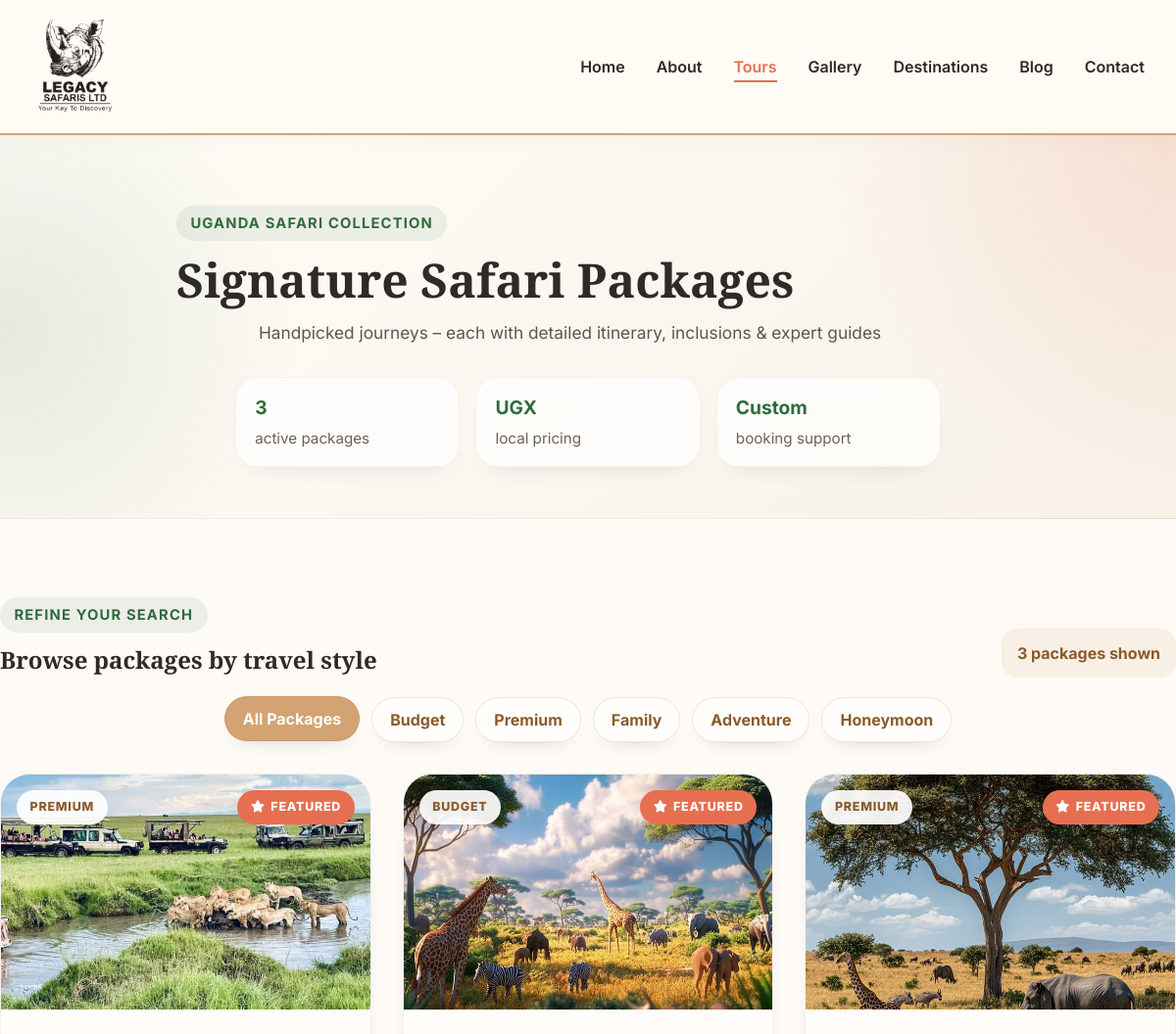
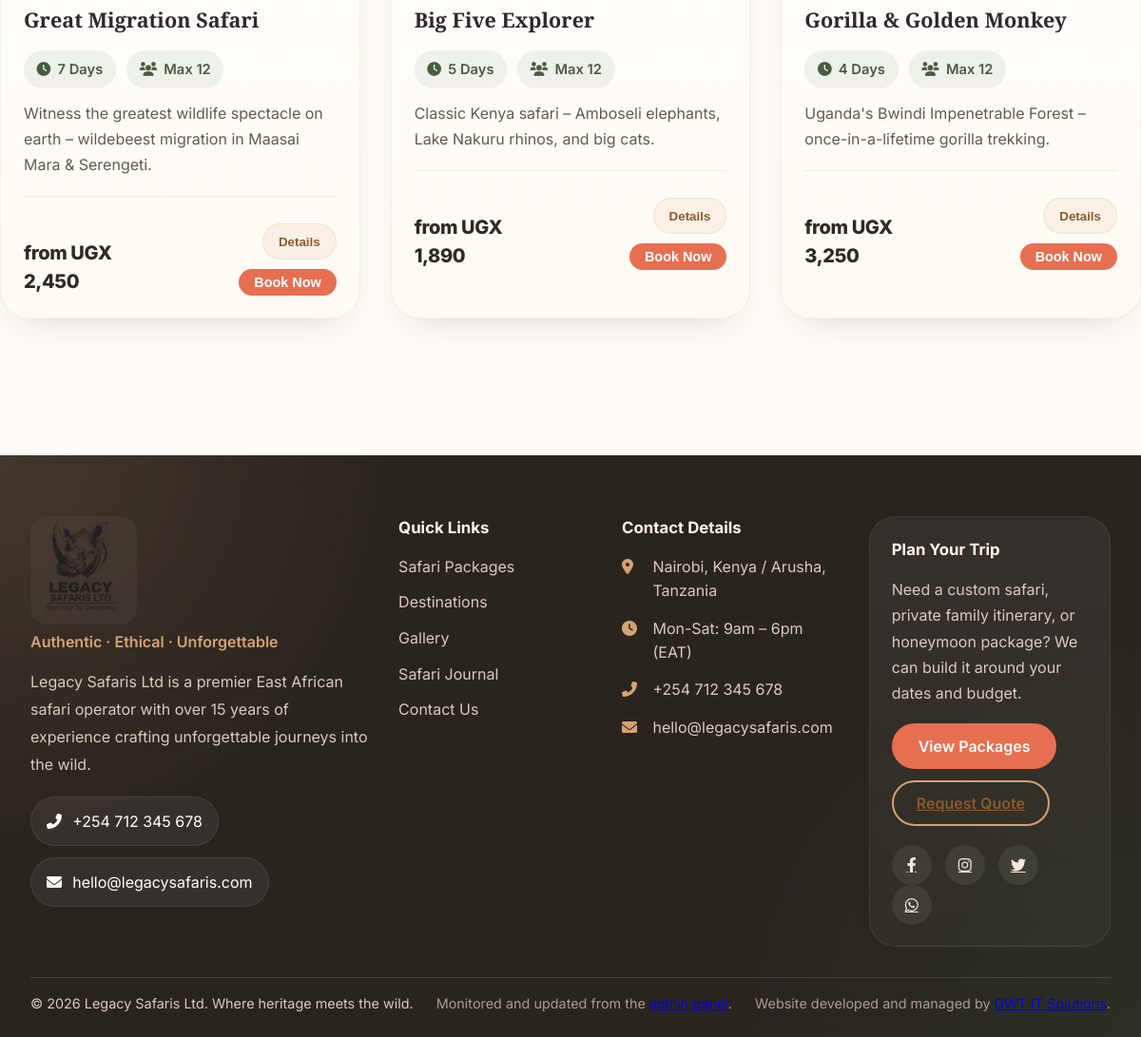
The app's page /tours.php with its own data (2 pictures, top to bottom).
### tables this page shows
CREATE TABLE IF NOT EXISTS tours (
  id            INT UNSIGNED AUTO_INCREMENT PRIMARY KEY,
  slug          VARCHAR(160) NOT NULL UNIQUE,
  name          VARCHAR(200) NOT NULL,
  short_desc    TEXT,
  full_desc     LONGTEXT,
  price         DECIMAL(10,2) DEFAULT 0,
  currency      VARCHAR(5) DEFAULT 'USD',
  duration_days TINYINT UNSIGNED DEFAULT 1,
  category      ENUM('budget','premium','family','adventure','honeymoon') DEFAULT 'budget',
  image         VARCHAR(300),
  accommodation TEXT,
  max_group     TINYINT UNSIGNED DEFAULT 12,
  is_featured   TINYINT(1) DEFAULT 0,
  is_active     TINYINT(1) DEFAULT 1,
  sort_order    SMALLINT DEFAULT 0,
  created_at    TIMESTAMP DEFAULT CURRENT_TIMESTAMP,
  updated_at    TIMESTAMP DEFAULT CURRENT_TIMESTAMP ON UPDATE CURRENT_TIMESTAMP
);

### includes/functions.php (called while the page is built, shortened)
<?php
require_once dirname(__DIR__) . '/config/config.php';
function e(string $str): string {
    return htmlspecialchars($str, ENT_QUOTES | ENT_SUBSTITUTE, 'UTF-8');
}
function sanitizeInput(string $str): string {
    return trim(strip_tags($str));
}
function formatPrice(float $amount, string $currency = 'USD'): string {
    if ($currency === 'UGX') {
        return 'UGX ' . number_format($amount, 0);
    }
    return number_format($amount, 0) . ' ' . $currency;
}

### config/config.php (called while the page is built, shortened)
<?php
function getSettings(): array {
    static $settings = null;
    if ($settings === null) {
        try {
            $pdo  = getPDO();
            $rows = $pdo->query("SELECT setting_key, setting_value FROM site_settings")->fetchAll();
            $settings = array_column($rows, 'setting_value', 'setting_key');
        } catch (\Exception $e) {
            $settings = [];
        }
    }
    return $settings;
}
function setting(string $key, string $default = ''): string {
    $s = getSettings();
    return $s[$key] ?? $default;
}

### tours.php (the view, shortened to what this page needs)
<?php
require_once __DIR__ . '/includes/functions.php';
$pdo = getPDO();
$categoryFilter = sanitizeInput($_GET['category'] ?? 'all');
$sql    = "SELECT * FROM tours WHERE is_active = 1";
$params = [];
$sql .= " ORDER BY sort_order ASC, id ASC";
$stmt = $pdo->prepare($sql);
$stmt->execute($params);
$tours = $stmt->fetchAll();
$pageTitle = 'Safari Packages | ' . setting('site_name');
include __DIR__ . '/includes/header.php';
?>
<main>
<section class="tour-page-hero">
  <div class="container">
    <div class="tour-hero-copy">
      <div class="tour-kicker">Uganda safari collection</div>
    <h1>Signature Safari Packages</h1>
    <p>Handpicked journeys – each with detailed itinerary, inclusions &amp; expert guides</p>
    <div class="tour-hero-stats">
      <div class="tour-stat"><strong><?= count($tours) ?></strong><span>active packages</span></div>
      <div class="tour-stat"><strong>UGX</strong><span>local pricing</span></div>
      <div class="tour-stat"><strong>Custom</strong><span>booking support</span></div>
    </div>
    </div>
  </div>
</section>
<section class="container section-padding">
  <div class="tour-toolbar">
    <div>
      <p class="tour-kicker" style="margin-bottom:.35rem;">Refine your search</p>
      <h2>Browse packages by travel style</h2>
    </div>
    <div class="tour-filter-note"><?= count($tours) ?> package<?= count($tours) === 1 ? '' : 's' ?> shown</div>
  </div>
  <div class="filter-bar">
    <a href="?category=all"       class="filter-btn <?= $categoryFilter === 'all'       ? 'active' : '' ?>">All Packages</a>
    <a href="?category=budget"    class="filter-btn <?= $categoryFilter === 'budget'    ? 'active' : '' ?>">Budget</a>
    <a href="?category=premium"   class="filter-btn <?= $categoryFilter === 'premium'   ? 'active' : '' ?>">Premium</a>
    <a href="?category=family"    class="filter-btn <?= $categoryFilter === 'family'    ? 'active' : '' ?>">Family</a>
    <a href="?category=adventure" class="filter-btn <?= $categoryFilter === 'adventure' ? 'active' : '' ?>">Adventure</a>
    <a href="?category=honeymoon" class="filter-btn <?= $categoryFilter === 'honeymoon' ? 'active' : '' ?>">Honeymoon</a>
  </div>
  <div class="tours-grid">
    <?php if ($tours): ?>
      <?php foreach ($tours as $tour): ?>
      <div class="tour-card">
        <div class="tour-img">
          <img src="<?= e('/' . ltrim((string)($tour['image'] ?: 'images/image1.jpg'), '/')) ?>" alt="<?= e($tour['name']) ?>">
          <span class="tour-badge"><?= e(ucfirst($tour['category'])) ?></span>
          <?php if (!empty($tour['is_featured'])): ?><span class="tour-featured"><i class="fas fa-star"></i> Featured</span><?php endif; ?>
        </div>
        <div class="tour-info">
          <h3><?= e($tour['name']) ?></h3>
          <div class="tour-meta">
            <span><i class="fas fa-clock"></i> <?= (int)$tour['duration_days'] ?> Days</span>
            <span><i class="fas fa-users"></i> Max <?= (int)$tour['max_group'] ?></span>
          </div>
          <p><?= e($tour['short_desc']) ?></p>
          <div class="tour-footer">
            <div class="tour-price">from <?= formatPrice((float)$tour['price'], 'UGX') ?></div>
            <div class="tour-actions">
              <button class="btn-small" onclick="openDetail(<?= (int)$tour['id'] ?>)">Details</button>
              <button class="btn-primary" style="padding:6px 16px;font-size:.9rem;" onclick="openBooking(<?= (int)$tour['id'] ?>, '<?= addslashes(e($tour['name'])) ?>', '<?= e(formatPrice((float)$tour['price'], 'UGX')) ?>')">Book Now</button>
            </div>
          </div>
        </div>
      </div>
      <?php endforeach; ?>
    <?php else: ?>
      <p style="text-align:center;color:#888;padding:3rem;">No tours found in this category.</p>
    <?php endif; ?>
  </div>
</section>
</main>
<?php include __DIR__ . '/includes/footer.php'; ?>

### includes/header.php (shortened to what this page needs)
<?php
require_once dirname(__DIR__) . '/includes/functions.php';
$settings    = getSettings();
$requestUri = (string)($_SERVER['REQUEST_URI'] ?? '/');
$requestPath = parse_url($requestUri, PHP_URL_PATH) ?: '/';
$currentRoute = strtolower(trim($requestPath, '/'));
if ($currentRoute === '' || $currentRoute === 'index' || $currentRoute === 'index.php') {
  $currentRoute = 'home';
} else {
  $currentRoute = preg_replace('/\.php$/', '', $currentRoute);
}
$activeNav = $currentRoute === 'blog-post' ? 'blog' : $currentRoute;
?>
<!DOCTYPE html>
<html lang="en">
<head>
  <link rel="stylesheet" href="/css/style.css">
  <link rel="stylesheet" href="https://cdnjs.cloudflare.com/ajax/libs/font-awesome/6.0.0-beta3/css/all.min.css">
</head>
<body>
<header>
  <div class="container">
    <div class="navbar">
      <a href="/index.php" class="logo site-brand" aria-label="Legacy Safaris Ltd home">
        <img src="/images/new%20Logo.png" alt="Legacy Safaris Ltd" class="site-logo-img">
      </a>
      <ul class="nav-links" id="navLinks">
        <li><a href="/index.php"        <?= $activeNav === 'home'         ? 'class="active"' : '' ?>>Home</a></li>
        <li><a href="/about.php"        <?= $activeNav === 'about'        ? 'class="active"' : '' ?>>About</a></li>
        <li><a href="/tours.php"        <?= $activeNav === 'tours'        ? 'class="active"' : '' ?>>Tours</a></li>
        <li><a href="/gallery.php"      <?= $activeNav === 'gallery'      ? 'class="active"' : '' ?>>Gallery</a></li>
        <li><a href="/destinations.php" <?= $activeNav === 'destinations' ? 'class="active"' : '' ?>>Destinations</a></li>
        <li><a href="/blog.php"         <?= $activeNav === 'blog'         ? 'class="active"' : '' ?>>Blog</a></li>
        <li><a href="/contact.php"      <?= $activeNav === 'contact'      ? 'class="active"' : '' ?>>Contact</a></li>
      </ul>
    </div>
  </div>
</header>

### includes/footer.php (shortened to what this page needs)
<footer class="site-footer">
  <div class="container">
    <div class="footer-shell">
      <div class="footer-brand-block">
        <div class="footer-logo-wrap">
          <img src="/images/new%20Logo.png" alt="Legacy Safaris Ltd" class="site-logo-img site-logo-img--footer">
        </div>
        <p class="footer-tagline"><?= e(setting('site_tagline', 'Authentic · Ethical · Unforgettable')) ?></p>
        <p class="footer-description">
          <?= e(setting('about_short', 'Tailor-made safaris across East Africa, designed with comfort, conservation, and unforgettable moments in mind.')) ?>
        </p>
        <div class="footer-contact-chips">
          <a class="footer-chip" href="tel:<?= e(setting('phone')) ?>"><i class="fas fa-phone-alt"></i><span><?= e(setting('phone')) ?></span></a>
          <a class="footer-chip" href="mailto:<?= e(setting('contact_email')) ?>"><i class="fas fa-envelope"></i><span><?= e(setting('contact_email')) ?></span></a>
        </div>
      </div>
      <div class="footer-column">
        <h4>Quick Links</h4>
        <ul class="footer-links">
          <li><a href="/tours.php">Safari Packages</a></li>
          <li><a href="/destinations.php">Destinations</a></li>
          <li><a href="/gallery.php">Gallery</a></li>
          <li><a href="/blog">Safari Journal</a></li>
          <li><a href="/contact.php">Contact Us</a></li>
        </ul>
      </div>
      <div class="footer-column">
        <h4>Contact Details</h4>
        <ul class="footer-details">
          <li><i class="fas fa-map-marker-alt"></i><span><?= e(setting('address')) ?></span></li>
          <li><i class="fas fa-clock"></i><span><?= e(setting('office_hours')) ?></span></li>
          <li><i class="fas fa-phone-alt"></i><span><?= e(setting('phone')) ?></span></li>
          <li><i class="fas fa-envelope"></i><span><?= e(setting('contact_email')) ?></span></li>
        </ul>
      </div>
      <div class="footer-column footer-action-card">
        <h4>Plan Your Trip</h4>
        <p>Need a custom safari, private family itinerary, or honeymoon package? We can build it around your dates and budget.</p>
        <div class="footer-action-links">
          <a class="btn-primary footer-action-btn" href="/tours.php">View Packages</a>
          <a class="btn-outline footer-action-btn" href="/contact.php">Request Quote</a>
        </div>
        <div class="social-links footer-social-links">
          <?php if (setting('facebook_url') && setting('facebook_url') !== '#'): ?>
          <a href="<?= e(setting('facebook_url')) ?>" target="_blank" rel="noopener" aria-label="Facebook"><i class="fab fa-facebook-f"></i></a>
          <?php else: ?><a href="#" aria-label="Facebook"><i class="fab fa-facebook-f"></i></a><?php endif; ?>
          <?php if (setting('instagram_url') && setting('instagram_url') !== '#'): ?>
          <a href="<?= e(setting('instagram_url')) ?>" target="_blank" rel="noopener" aria-label="Instagram"><i class="fab fa-instagram"></i></a>
          <?php else: ?><a href="#" aria-label="Instagram"><i class="fab fa-instagram"></i></a><?php endif; ?>
          <?php if (setting('twitter_url') && setting('twitter_url') !== '#'): ?>
          <a href="<?= e(setting('twitter_url')) ?>" target="_blank" rel="noopener" aria-label="Twitter"><i class="fab fa-twitter"></i></a>
          <?php else: ?><a href="#" aria-label="Twitter"><i class="fab fa-twitter"></i></a><?php endif; ?>
          <?php if (setting('whatsapp_number')): ?>
          <a href="https://wa.me/<?= e(preg_replace('/\D/', '', setting('whatsapp_number'))) ?>" target="_blank" rel="noopener" aria-label="WhatsApp"><i class="fab fa-whatsapp"></i></a>
          <?php endif; ?>
        </div>
      </div>
    </div>
    <div class="footer-bottom">
      <p>&copy; <?= date('Y') ?> <?= e(setting('site_name', 'Legacy Safaris Ltd')) ?>. Where heritage meets the wild.</p>
      <p class="footer-bottom-note">Monitored and updated from the <a href="/admin/login.php">admin panel</a>.</p>
      <p class="footer-bottom-note">Website developed and managed by <a href="https://gwtitsolutions.com/" target="_blank" rel="noopener">GWT IT Solutions</a>.</p>
    </div>
  </div>
</footer>
</body>
</html>

### tours.php (style rules this page uses)
.filter-bar { display:flex;justify-content:center;gap:.75rem;flex-wrap:wrap;margin-bottom:2rem }
.filter-btn { background:rgba(255,255,255,.72);border:1px solid rgba(139,90,43,.14);padding:10px 18px;border-radius:999px;font-weight:700;cursor:pointer;transition:.2s color,.2s background,.2s transform;text-decoration:none;color:var(--baobab-brown);box-shadow:0 10px 20px -16px rgba(44,42,41,.35) }
.filter-btn.active,.filter-btn:hover { background:var(--savanna-gold);color:white;transform:translateY(-1px) }
.tour-actions { display:flex;gap:10px;margin-top:12px;flex-wrap:wrap;justify-content:flex-end }

### records on screen
tours: image (picture), category "PREMIUM", is_featured 1 (drawn), name "Great Migration Safari", duration_days "7", max_group "12", short_desc "Witness the greatest wildlife spectacle on earth – wildebeest migration in Maasai Mara & Serengeti.", price "UGX 2,450"
tours: image (picture), category "BUDGET", is_featured 1 (drawn), name "Big Five Explorer", duration_days "5", max_group "12", short_desc "Classic Kenya safari – Amboseli elephants, Lake Nakuru rhinos, and big cats.", price "UGX 1,890"
tours: image (picture), category "PREMIUM", is_featured 1 (drawn), name "Gorilla & Golden Monkey", duration_days "4", max_group "12", short_desc "Uganda's Bwindi Impenetrable Forest – once-in-a-lifetime gorilla trekking.", price "UGX 3,250"

### other values on screen
count($tours) "3"
setting('site_tagline', 'Authentic · Ethical · Unforgettable') "Authentic · Ethical · Unforgettable"
setting('phone') "+254 712 345 678"
setting('contact_email') "hello@legacysafaris.com"
setting('address') "Nairobi, Kenya / Arusha, Tanzania"
setting('office_hours') "Mon-Sat: 9am – 6pm (EAT)"
setting('site_name', 'Legacy Safaris Ltd') "Legacy Safaris Ltd"
